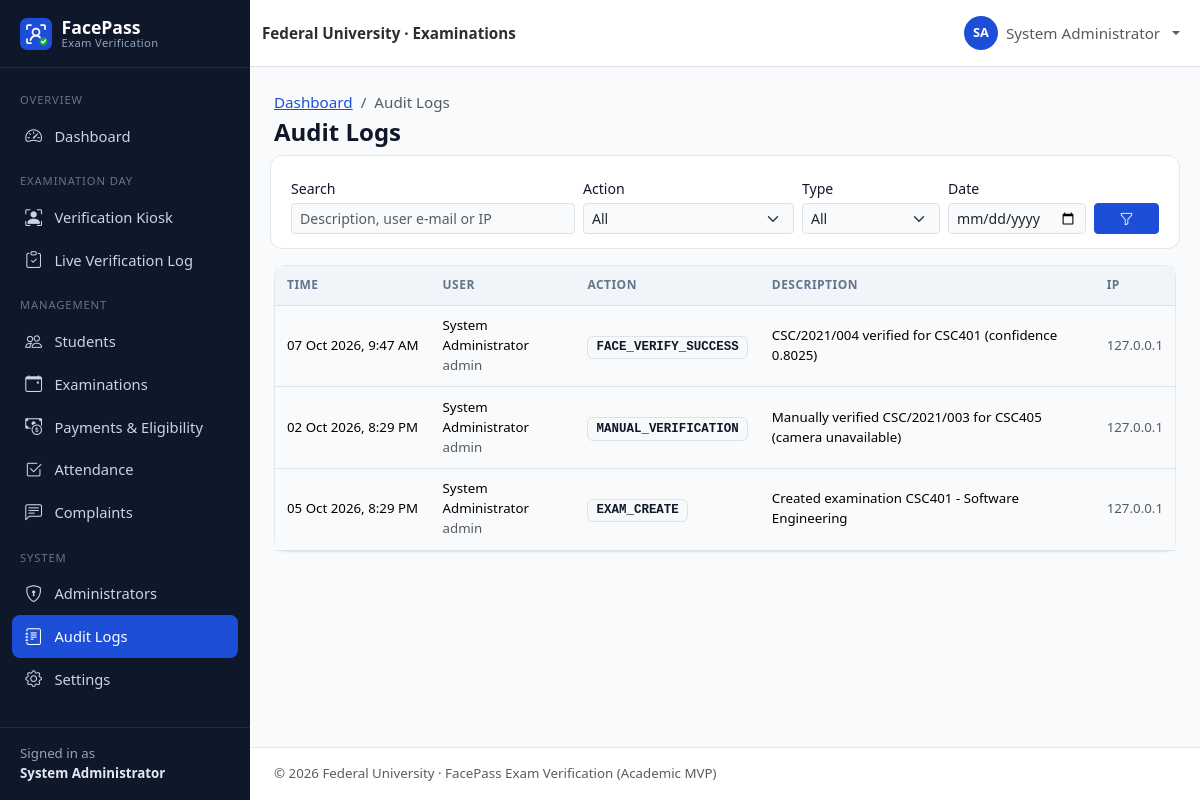
The app's page /admin/audit-logs.php (signed in) with its own data.
### tables this page shows
CREATE TABLE users (
    id               INT UNSIGNED NOT NULL AUTO_INCREMENT,
    student_id       VARCHAR(30)  NULL,                 
    first_name       VARCHAR(60)  NOT NULL,
    last_name        VARCHAR(60)  NOT NULL,
    email            VARCHAR(120) NOT NULL,
    phone            VARCHAR(20)  NULL,
    password         VARCHAR(255) NOT NULL,             
    role             ENUM('admin','student') NOT NULL DEFAULT 'student',
    department       VARCHAR(100) NULL,
    level            VARCHAR(10)  NULL,                 
    faculty          VARCHAR(100) NULL,
    face_registered  TINYINT(1)   NOT NULL DEFAULT 0,
    account_status   ENUM('active','inactive','suspended') NOT NULL DEFAULT 'active',
    created_at       TIMESTAMP    NOT NULL DEFAULT CURRENT_TIMESTAMP,
    updated_at       TIMESTAMP    NOT NULL DEFAULT CURRENT_TIMESTAMP ON UPDATE CURRENT_TIMESTAMP,
    PRIMARY KEY (id),
    UNIQUE KEY uq_users_student_id (student_id),
    UNIQUE KEY uq_users_email (email),
    KEY idx_users_role (role),
    KEY idx_users_dept_level (department, level),
    KEY idx_users_status (account_status)
);

CREATE TABLE audit_logs (
    id           BIGINT UNSIGNED NOT NULL AUTO_INCREMENT,
    user_id      INT UNSIGNED NULL,                     
    action       VARCHAR(50)  NOT NULL,                 
    description  TEXT         NULL,
    ip_address   VARCHAR(45)  NULL,
    created_at   TIMESTAMP    NOT NULL DEFAULT CURRENT_TIMESTAMP,
    PRIMARY KEY (id),
    KEY idx_audit_action (action),
    KEY idx_audit_created (created_at),
    KEY idx_audit_ip_action (ip_address, action, created_at),
    CONSTRAINT fk_audit_user FOREIGN KEY (user_id)
        REFERENCES users (id) ON DELETE SET NULL ON UPDATE CASCADE
);

### includes/functions.php (called while the page is built, shortened)
<?php
function e($value): string
{
    return htmlspecialchars((string) ($value ?? ''), ENT_QUOTES | ENT_SUBSTITUTE, 'UTF-8');
}
function base_url(): string
{
    static $base = null;
    if ($base !== null) {
        return $base;
    }
    $docRoot = realpath($_SERVER['DOCUMENT_ROOT'] ?? '') ?: '';
    $root = realpath(ROOT_PATH) ?: ROOT_PATH;
    $docRoot = str_replace('\\', '/', $docRoot);
    $root = str_replace('\\', '/', $root);
    $relative = '';
    if ($docRoot !== '' && stripos($root, $docRoot) === 0) {
        $relative = trim(substr($root, strlen($docRoot)), '/');
    }
    $base = $relative === '' ? '' : '/' . $relative;
    return $base;
}
function url(string $path = ''): string
{
    return base_url() . '/' . ltrim($path, '/');
}
function get_str(string $key, int $maxLen = 100): string
{
    $value = $_GET[$key] ?? '';
    return is_string($value) ? mb_substr(trim($value), 0, $maxLen) : '';
}
function get_int(string $key, int $default = 0): int
{
    $value = filter_var($_GET[$key] ?? null, FILTER_VALIDATE_INT);
    return $value === false || $value === null ? $default : $value;
}
function full_name(array $row): string
{
    return trim(($row['first_name'] ?? '') . ' ' . ($row['last_name'] ?? ''));
}
function fmt_datetime(?string $dt): string
{
    return $dt ? date('d M Y, g:i A', strtotime($dt)) : '—';
}
function paginate(int $total, int $perPage = 15): array
{
    $pages = max(1, (int) ceil($total / $perPage));
    $page = min(max(1, get_int('page', 1)), $pages);
    return [$page, $perPage, ($page - 1) * $perPage, $pages];
}

### config/database.php (called while the page is built, shortened)
<?php
function db(): PDO
{
    static $pdo = null;
    if ($pdo === null) {
        $dsn = sprintf(
            'mysql:host=%s;port=%s;dbname=%s;charset=utf8mb4',
            DB_HOST,
            DB_PORT,
            DB_NAME
        );
        $pdo = new PDO($dsn, DB_USER, DB_PASS, [
            PDO::ATTR_ERRMODE            => PDO::ERRMODE_EXCEPTION,
            PDO::ATTR_DEFAULT_FETCH_MODE => PDO::FETCH_ASSOC,
            PDO::ATTR_EMULATE_PREPARES   => false,
        ]);
        $offset = (new DateTime('now', new DateTimeZone(APP_TIMEZONE)))->format('P');
        $stmt = $pdo->prepare('SET time_zone = ?');
        $stmt->execute([$offset]);
    }
    return $pdo;
}

### includes/auth.php (called while the page is built, shortened)
<?php
function current_user(): ?array
{
    static $user = false;
    if ($user !== false) {
        return $user;
    }
    $user = null;
    if (!empty($_SESSION['user_id'])) {
        $stmt = db()->prepare('SELECT * FROM users WHERE id = ?');
        $stmt->execute([(int) $_SESSION['user_id']]);
        $row = $stmt->fetch();
        if ($row && $row['account_status'] === 'active' && $row['role'] === ($_SESSION['role'] ?? '')) {
            $user = $row;
        } else {
            logout_user();
        }
    }
    return $user;
}
function requireLogin(): array
{
    $user = current_user();
    return $user;
}
function requireAdmin(): array
{
    $user = requireLogin();
    return $user;
}

### admin/audit-logs.php (the view, shortened to what this page needs)
<?php
require_once __DIR__ . '/../includes/bootstrap.php';
requireAdmin();
$pdo = db();
$q = get_str('q');
$action = get_str('action', 50);
$type = get_str('type', 20);
$date = get_str('date', 10);
$where = ['1=1'];
$params = [];
$whereSql = implode(' AND ', $where);
$from = 'FROM audit_logs l LEFT JOIN users u ON u.id = l.user_id';
$stmt = $pdo->prepare("SELECT COUNT(*) $from WHERE $whereSql");
$stmt->execute($params);
[$page, $perPage, $offset, $pages] = paginate((int) $stmt->fetchColumn(), 25);
$stmt = $pdo->prepare("SELECT l.*, u.first_name, u.last_name, u.role $from WHERE $whereSql ORDER BY l.id DESC LIMIT $perPage OFFSET $offset");
$stmt->execute($params);
$logs = $stmt->fetchAll();
$actions = $pdo->query('SELECT DISTINCT action FROM audit_logs ORDER BY action')->fetchAll(PDO::FETCH_COLUMN);
$pageTitle = 'Audit Logs';
$breadcrumbs = ['Dashboard' => 'admin/dashboard.php', 'Audit Logs' => null];
require __DIR__ . '/../includes/header.php';
?>
<form class="filter-bar row g-2 align-items-end" method="get">
    <div class="col-md-4"><label class="form-label small mb-1" for="q">Search</label>
        <input type="search" class="form-control form-control-sm" id="q" name="q" value="<?= e($q) ?>" placeholder="Description, user e-mail or IP"></div>
    <div class="col-md-3"><label class="form-label small mb-1" for="action">Action</label>
        <select class="form-select form-select-sm" id="action" name="action" data-autosubmit><option value="">All</option>
            <?php foreach ($actions as $a): ?><option <?= $action === $a ? 'selected' : '' ?>><?= e($a) ?></option><?php endforeach; ?></select></div>
    <div class="col-md-2"><label class="form-label small mb-1" for="type">Type</label>
        <select class="form-select form-select-sm" id="type" name="type" data-autosubmit><option value="">All</option>
            <option value="verification" <?= $type === 'verification' ? 'selected' : '' ?>>Verification attempts</option></select></div>
    <div class="col-md-2"><label class="form-label small mb-1" for="date">Date</label>
        <input type="date" class="form-control form-control-sm" id="date" name="date" value="<?= e($date) ?>"></div>
    <div class="col-md-1"><button class="btn btn-sm btn-primary w-100"><i class="bi bi-funnel"></i></button></div>
</form>
<div class="card">
    <div class="table-responsive">
        <table class="table table-sm table-hover align-middle table-card">
            <thead><tr><th>Time</th><th>User</th><th>Action</th><th>Description</th><th>IP</th></tr></thead>
            <tbody>
            <?php foreach ($logs as $l): ?>
                <tr>
                    <td class="small text-nowrap"><?= e(fmt_datetime($l['created_at'])) ?></td>
                    <td class="small"><?= $l['first_name'] ? e(full_name($l)) . '<br><span class="text-muted">' . e($l['role']) . '</span>' : '<span class="text-muted">—</span>' ?></td>
                    <td><span class="audit-action badge bg-light text-dark border"><?= e($l['action']) ?></span></td>
                    <td class="small"><?= e($l['description']) ?></td>
                    <td class="small text-muted"><?= e($l['ip_address']) ?></td>
                </tr>
            <?php endforeach; ?>
            </tbody>
        </table>
    </div>
</div>
<?php require __DIR__ . '/../includes/footer.php'; ?>

### includes/header.php (shortened to what this page needs)
<?php
$pageTitle = $pageTitle ?? APP_NAME;
$layout = $layout ?? 'app';
$breadcrumbs = $breadcrumbs ?? [];
$bodyClass = $bodyClass ?? '';
$user = current_user();
$role = $user['role'] ?? null;
?>
<!doctype html>
<html lang="en">
<head>
    <link rel="stylesheet" href="<?= e(url('assets/vendor/bootstrap/bootstrap.min.css')) ?>">
    <link rel="stylesheet" href="<?= e(url('assets/vendor/bootstrap-icons/bootstrap-icons.min.css')) ?>">
    <link rel="stylesheet" href="<?= e(url('assets/css/style.css')) ?>">
    <?php if ($role === 'admin'): ?>
        <link rel="stylesheet" href="<?= e(url('assets/css/admin.css')) ?>">
    <?php elseif ($role === 'student'): ?>
        <link rel="stylesheet" href="<?= e(url('assets/css/student.css')) ?>">
    <?php endif; ?>
</head>
<body class="<?= e(trim("layout-$layout $bodyClass")) ?>">
<?php if ($layout === 'app' && $user): ?>
<div class="app-shell">
    <?php require __DIR__ . '/sidebar.php'; ?>
    <div class="app-main">
        <nav class="navbar navbar-expand bg-white border-bottom app-topbar sticky-top">
            <div class="container-fluid">
                <span class="navbar-text fw-semibold text-secondary-emphasis d-none d-sm-inline">
                    <?= e(INSTITUTION_NAME) ?> · Examinations
                </span>
                <ul class="navbar-nav ms-auto align-items-center">
                    <li class="nav-item dropdown">
                        <a class="nav-link dropdown-toggle d-flex align-items-center gap-2" href="#" role="button"
                           data-bs-toggle="dropdown" aria-expanded="false">
                            <span class="avatar-circle"><?= e(strtoupper(substr($user['first_name'], 0, 1) . substr($user['last_name'], 0, 1))) ?></span>
                            <span class="d-none d-md-inline"><?= e(full_name($user)) ?></span>
                        </a>
                    </li>
                </ul>
            </div>
        </nav>
        <main class="app-content container-fluid">
            <div class="d-flex flex-wrap justify-content-between align-items-center mb-3 gap-2">
                <div>
                    <?php if ($breadcrumbs): ?>
                        <nav aria-label="breadcrumb">
                            <ol class="breadcrumb small mb-1">
                                <?php foreach ($breadcrumbs as $label => $link): ?>
                                    <?php if ($link): ?>
                                        <li class="breadcrumb-item"><a href="<?= e(url($link)) ?>"><?= e($label) ?></a></li>
                                    <?php else: ?>
                                        <li class="breadcrumb-item active" aria-current="page"><?= e($label) ?></li>
                                    <?php endif; ?>
                                <?php endforeach; ?>
                            </ol>
                        </nav>
                    <?php endif; ?>
                    <h1 class="h4 mb-0 page-title"><?= e($pageTitle) ?></h1>
                </div>
            </div>
<?php else: ?>
<main class="plain-content">
<?php endif; ?>

### includes/sidebar.php (shortened to what this page needs)
<?php
$current = str_replace('\\', '/', $_SERVER['SCRIPT_NAME'] ?? '');
if (($user['role'] ?? '') === 'admin') {
    $menu = [
        'Overview' => [
            ['admin/dashboard.php', 'bi-speedometer2', 'Dashboard'],
        ],
        'Examination Day' => [
            ['verification/index.php', 'bi-person-bounding-box', 'Verification Kiosk'],
            ['verification/result.php', 'bi-clipboard-check', 'Live Verification Log'],
        ],
        'Management' => [
            ['admin/students.php', 'bi-people', 'Students'],
            ['admin/examinations.php', 'bi-calendar-event', 'Examinations'],
            ['admin/payments.php', 'bi-cash-coin', 'Payments & Eligibility'],
            ['admin/attendance.php', 'bi-check2-square', 'Attendance'],
            ['admin/complaints.php', 'bi-chat-left-text', 'Complaints'],
        ],
        'System' => [
            ['admin/users.php', 'bi-shield-lock', 'Administrators'],
            ['admin/audit-logs.php', 'bi-journal-text', 'Audit Logs'],
            ['admin/settings.php', 'bi-gear', 'Settings'],
        ],
    ];
    $aliases = [
        'admin/student-view.php' => 'admin/students.php',
        'admin/enroll-face.php' => 'admin/students.php',
        'auth/register.php' => 'admin/students.php',
        'admin/examination-create.php' => 'admin/examinations.php',
    ];
}
$isActive = function (string $path) use ($current, $aliases): bool {
    foreach ($aliases as $child => $parent) {
        if ($parent === $path && str_ends_with($current, '/' . $child)) {
            return true;
        }
    }
    return str_ends_with($current, '/' . $path);
};
?>
<aside class="offcanvas-lg offcanvas-start app-sidebar" tabindex="-1" id="appSidebar" aria-labelledby="appSidebarLabel">
    <div class="offcanvas-body flex-column p-0">
        <div class="sidebar-desktop-brand d-none d-lg-block">
            <a class="sidebar-brand" href="<?= e(url('index.php')) ?>">
                <img src="<?= e(url('assets/images/logo.svg')) ?>" alt="" width="32" height="32">
                <span>FacePass<small>Exam Verification</small></span>
            </a>
        </div>
        <nav class="sidebar-nav">
            <?php foreach ($menu as $section => $items): ?>
                <div class="sidebar-section"><?= e($section) ?></div>
                <?php foreach ($items as [$path, $icon, $label]): ?>
                    <a class="sidebar-link<?= $isActive($path) ? ' active' : '' ?>" href="<?= e(url($path)) ?>">
                        <i class="bi <?= e($icon) ?>"></i><span><?= e($label) ?></span>
                    </a>
                <?php endforeach; ?>
            <?php endforeach; ?>
        </nav>
        <div class="sidebar-footer small">
            Signed in as<br><strong><?= e(full_name($user)) ?></strong>
        </div>
    </div>
</aside>

### records on screen
users: full_name($user) "System Administrator", first_name+last_name "SA"
audit_logs: created_at "07 Oct 2026, 9:47 AM", user.last_name "System Administrator", user.role "admin", action "FACE_VERIFY_SUCCESS", description "CSC/2021/004 verified for CSC401 (confidence 0.8025)", ip_address "127.0.0.1"
audit_logs: created_at "02 Oct 2026, 8:29 PM", user.last_name "System Administrator", user.role "admin", action "MANUAL_VERIFICATION", description "Manually verified CSC/2021/003 for CSC405 (camera unavailable)", ip_address "127.0.0.1"
audit_logs: created_at "05 Oct 2026, 8:29 PM", user.last_name "System Administrator", user.role "admin", action "EXAM_CREATE", description "Created examination CSC401 - Software Engineering", ip_address "127.0.0.1"

### other values on screen
$section "OVERVIEW"
$label "Dashboard"
$section "EXAMINATION DAY"
$label "Verification Kiosk"
$label "Live Verification Log"
$section "MANAGEMENT"
$label "Students"
$label "Examinations"
$label "Payments & Eligibility"
$label "Attendance"
$label "Complaints"
$section "SYSTEM"
$label "Administrators"
$label "Audit Logs"
$label "Settings"
